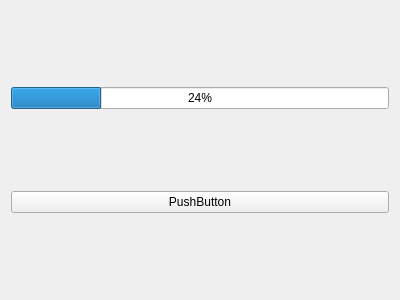
<?xml version="1.0" encoding="UTF-8"?>
<ui version="4.0">
 <class>Widget</class>
 <widget class="QWidget" name="Widget">
  <property name="geometry">
   <rect>
    <x>0</x>
    <y>0</y>
    <width>400</width>
    <height>300</height>
   </rect>
  </property>
  <property name="windowTitle">
   <string>Widget</string>
  </property>
  <layout class="QHBoxLayout" name="horizontalLayout">
   <item>
    <layout class="QVBoxLayout" name="verticalLayout">
     <item>
      <widget class="QProgressBar" name="progressBar">
       <property name="value">
        <number>24</number>
       </property>
      </widget>
     </item>
     <item>
      <widget class="QPushButton" name="pushButton">
       <property name="text">
        <string>PushButton</string>
       </property>
      </widget>
     </item>
    </layout>
   </item>
  </layout>
 </widget>
 <layoutdefault spacing="6" margin="11"/>
 <resources/>
 <connections/>
</ui>
